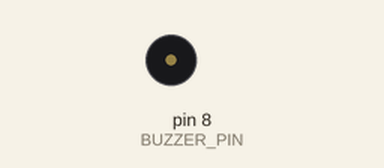
Recording of a sketch running on a simulated Arduino Uno, built with avr-gcc and run on an emulated ATmega328P. Shown: buzzer (waves = sounding).

Above: at 0.3 s.
At 13.4 s:
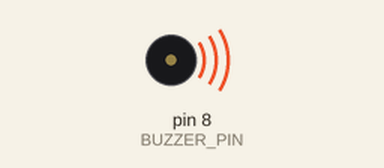
Timing chart, 0 to 19.0 s (numbered marks = the images above):
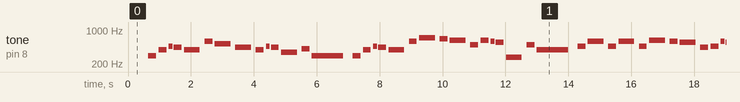

Measured:
- by itself, tone on pin 8 (BUZZER_PIN): plays 294 Hz for 0.25 s, 392 Hz for 0.25 s, 466 Hz for 0.13 s, 440 Hz for 0.25 s, 392 Hz for 0.50 s, 587 Hz for 0.25 s … (269 notes in this stretch)

The sketch:

Harry_Potter.ino
```cpp
#include "pitches.h"

#define BUZZER_PIN 8

int melody[] = {
  REST, NOTE_D4,
  NOTE_G4, NOTE_AS4, NOTE_A4,
  NOTE_G4, NOTE_D5,
  NOTE_C5,
  NOTE_A4,
  NOTE_G4, NOTE_AS4, NOTE_A4,
  NOTE_F4, NOTE_GS4,
  NOTE_D4,
  NOTE_D4,

  NOTE_G4, NOTE_AS4, NOTE_A4,
  NOTE_G4, NOTE_D5,
  NOTE_F5, NOTE_E5,
  NOTE_DS5, NOTE_B4,
  NOTE_DS5, NOTE_D5, NOTE_CS5,
  NOTE_CS4, NOTE_B4,
  NOTE_G4,
  NOTE_AS4,

  NOTE_D5, NOTE_AS4,
  NOTE_D5, NOTE_AS4,
  NOTE_DS5, NOTE_D5,
  NOTE_CS5, NOTE_A4,
  NOTE_AS4, NOTE_D5, NOTE_CS5,
  NOTE_CS4, NOTE_D4,
  NOTE_D5,
  REST, NOTE_AS4,

  NOTE_D5, NOTE_AS4,
  NOTE_D5, NOTE_AS4,
  NOTE_F5, NOTE_E5,
  NOTE_DS5, NOTE_B4,
  NOTE_DS5, NOTE_D5, NOTE_CS5,
  NOTE_CS4, NOTE_AS4,
  NOTE_G4
};

int durations[] = {
  2, 4,
  4, 8, 4,
  2, 4,
  2,
  2,
  4, 8, 4,
  2, 4,
  1,
  4,

  4, 8, 4,
  2, 4,
  2, 4,
  2, 4,
  4, 8, 4,
  2, 4,
  1,
  4,

  2, 4,
  2, 4,
  2, 4,
  2, 4,
  4, 8, 4,
  2, 4,
  1,
  4, 4,

  2, 4,
  2, 4,
  2, 4,
  2, 4,
  4, 8, 4,
  2, 4,
  1
};

void setup()
{
  pinMode(BUZZER_PIN, OUTPUT);
}

void loop()
{
  int size = sizeof(durations) / sizeof(int);

  for (int note = 0; note < size; note++) {
    //to calculate the note duration, take one second divided by the note type.
    //e.g. quarter note = 1000 / 4, eighth note = 1000/8, etc.
    int duration = 1000 / durations[note];
    tone(BUZZER_PIN, melody[note], duration);

    //to distinguish the notes, set a minimum time between them.
    //the note's duration + 30% seems to work well:
    int pauseBetweenNotes = duration * 1.30;
    delay(pauseBetweenNotes);

    //stop the tone playing:
    noTone(BUZZER_PIN);
  }
}
```

pitches.h
```cpp
/*************************************************

 * Public Constants

 *************************************************/

#define REST      0
#define NOTE_B0  31
#define NOTE_C1  33
#define NOTE_CS1 35
#define NOTE_D1  37
#define NOTE_DS1 39
#define NOTE_E1  41
#define NOTE_F1  44
#define NOTE_FS1 46
#define NOTE_G1  49
#define NOTE_GS1 52
#define NOTE_A1  55
#define NOTE_AS1 58
#define NOTE_B1  62
#define NOTE_C2  65
#define NOTE_CS2 69
#define NOTE_D2  73
#define NOTE_DS2 78
#define NOTE_E2  82
#define NOTE_F2  87
#define NOTE_FS2 93
#define NOTE_G2  98
#define NOTE_GS2 104
#define NOTE_A2  110
#define NOTE_AS2 117
#define NOTE_B2  123
#define NOTE_C3  131
#define NOTE_CS3 139
#define NOTE_D3  147
#define NOTE_DS3 156
#define NOTE_E3  165
#define NOTE_F3  175
#define NOTE_FS3 185
#define NOTE_G3  196
#define NOTE_GS3 208
#define NOTE_A3  220
#define NOTE_AS3 233
#define NOTE_B3  247
#define NOTE_C4  262
#define NOTE_CS4 277
#define NOTE_D4  294
#define NOTE_DS4 311
#define NOTE_E4  330
#define NOTE_F4  349
#define NOTE_FS4 370
#define NOTE_G4  392
#define NOTE_GS4 415
#define NOTE_A4  440
#define NOTE_AS4 466
#define NOTE_B4  494
#define NOTE_C5  523
#define NOTE_CS5 554
#define NOTE_D5  587
#define NOTE_DS5 622
#define NOTE_E5  659
#define NOTE_F5  698
#define NOTE_FS5 740
#define NOTE_G5  784
#define NOTE_GS5 831
#define NOTE_A5  880
#define NOTE_AS5 932
#define NOTE_B5  988
#define NOTE_C6  1047
#define NOTE_CS6 1109
#define NOTE_D6  1175
#define NOTE_DS6 1245
#define NOTE_E6  1319
#define NOTE_F6  1397
#define NOTE_FS6 1480
#define NOTE_G6  1568
#define NOTE_GS6 1661
#define NOTE_A6  1760
#define NOTE_AS6 1865
#define NOTE_B6  1976
#define NOTE_C7  2093
#define NOTE_CS7 2217
#define NOTE_D7  2349
#define NOTE_DS7 2489
#define NOTE_E7  2637
#define NOTE_F7  2794
#define NOTE_FS7 2960
#define NOTE_G7  3136
#define NOTE_GS7 3322
#define NOTE_A7  3520
#define NOTE_AS7 3729
#define NOTE_B7  3951
#define NOTE_C8  4186
#define NOTE_CS8 4435
#define NOTE_D8  4699
#define NOTE_DS8 4978
```
